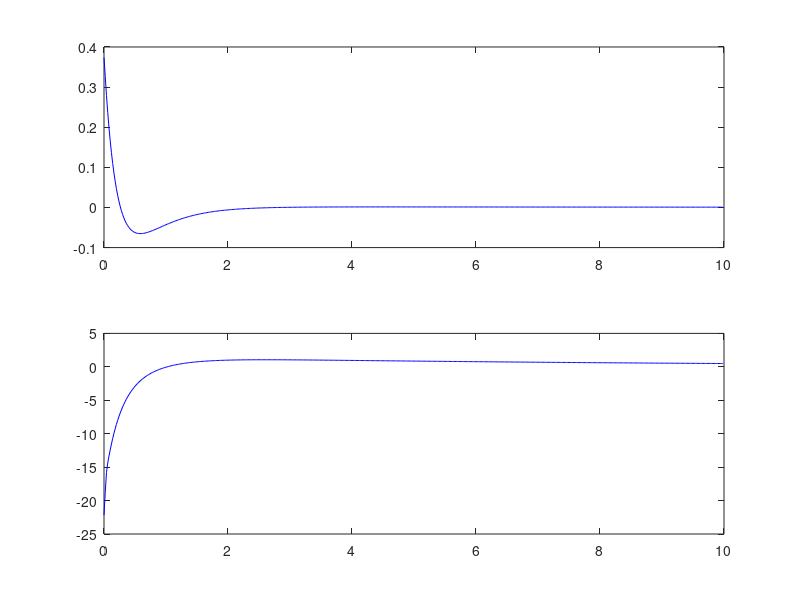

This chart was generated by the following MATLAB code:

# not a function file:
1;


function [Q, M, rk] = fullrf(A)
    #//[Q,M,rk]=fullrf(A)
    #//Full rank factorization : A=Q.M
    #//with range(Q)=range(A) and ker(M)=ker(A),
    #//Q full column rank , M full row rank
    #// rk = rank(A) = #columns(Q) = #rows(M)
    #//F.D.
    #//!
    [U,s,V]=svd(A);
    rk=rank(A);
    sq=sqrt(s);
    Q=U*sq;M=sq*V';
    Q=Q(:,1:rk);M=M(1:rk,:);
endfunction



#https://wiki.octave.org/Control_package
#https://wiki.octave.org/Category:Octave_Forge
#https://gnu-octave.github.io/packages/

clear
pkg load control
pkg load signal

#/*here the bow initialization */
#    //global g;
    g=9.81;
#    //disp(g,"g=");

#    //global Ra;
    Ra=0.3;
#    //disp(Ra, "Ra=")

#    //global La;
    La=18e-3;
#    //disp(La, "La=")

#    //global km;
    km=2.518;
#    //disp(km, "km=")

#    global ku;
    ku=2.093;
#    //disp(ku, "ku=")

#    global rw;
    rw=0.27;
#    //disp(rw, "rw=")

    mwheel = 6.6; #//mass of wheel [kg]
    Town = 87.5; #///* ms */                                     /* time of speedup w/o load*/
    mload = 1.08; #///* kg */                                    /* mass of load (tried to be a equally divided around the circle) */
    Tload = 110; #///* ms */                                     /* time of speedup w/ load */
#    global Iw;
    Iw = Town * ((mload * rw^2) / (Tload - Town));     # /* inertia of wheel */
#    //disp(Iw,"Iw=")


    Tm=(Iw*3*Ra)/(km*ku);

    Te=(La)/(3*Ra);

#    global rv;
    rv=2.3e-3;
#    //disp(rv, "rv=")


#    global mb;
    mb=0.203;
#    //disp(mb, "mb=")


#    //radius of ball as a sphere
#    global rbf;
    rbf=30e-3;
#    //disp(rbf, "rbf=")

#    //radius of circle of ball ON EDGE
#    global rb;
    edge=30e-3;
    rb=sqrt(rbf^2-(edge/2)^2);
#    //disp(rb, "rb=")

#    global Ib;
    Ib=(2/5) * mb * rbf^2;
#    //disp(Ib, "Ib=")


#//**************************************************************
#//PI controller design
#//**************************************************************
#//the motor a PIT1 system
#//s=poly(0,'s');
#//Big_gamma = km/(ku*km+Ra*rv);
#//A_motor=(1/(Ra+L*s)*km*1/(Iw*s));
#//B_motor=ku;
#//W_motor=syslin('c', (A_motor)/(1+A_motor*B_motor));
#//bode(W_motor);
#//clf;nyquist(W_motor);

#//s=poly(0,'s')
#//G=syslin('c', (1/km)/(Tm*Te*s^2+Tm*s+1))
#//show_margins(G)
#//bode(G)
#//K_PID_DCmotorLoad=0.6351
#//Ti_PID_DCmotorLoad=0.01

#//**************************************************************
#//BoW system - space state equations
#//**************************************************************
#//the system below calculated with Maxima --> file: Bow.mc
nev=(Ib*Iw+mb*rb^2*Iw+mb*rw^2*Ib);
alfaw=(Ib*rw*mb*g)/nev;
betaw=(Ib+mb*rb^2)*(ku*km+rv*Ra)/(Ra*nev);
gammaw=km*(Ib+mb*rb^2)/(Ra*nev);
alfa2=(Iw*rb^2+Ib*rw^2)/((rw+rb)*nev);
beta2=(Ib*rw*(ku*km+rv*Ra))/(Ra*(rw+rb)*nev);
gamma2=(Ib*rw*km)/(Ra*(rw+rb)*nev);

disp("------- continous --------");

A=[-betaw, 0, alfaw;
-beta2, 0, alfa2;
0, 1, 0];

B=[gammaw; gamma2; 0];

C = [0, 0, 1;];

D = [0;];
disp("A")
disp(A);
disp("B")
disp(B);
disp("C")
disp(C);
disp("D")
disp(D);


#// Check contollability
AB = [B, A*B, A*A*B;];
disp("AB")
disp(AB);

rAB=rank(AB);
disp("rank AB")
disp(rAB);

eAB=eig(AB);#spec(AB);
disp("eigen AB")
disp(eAB);

BoW_ss = ss(A,B,C,D);
disp("BoW_ss");
disp(BoW_ss);
BoW_tf = ss2tf(BoW_ss);
disp("BoW_tf");
disp(BoW_tf);
#//disp(BoW_tf_manual); //checking both tf equal
#//scf(1); clf(1);
#//bode(BoW_tf)
#//scf(2); clf(2);
#//nyquist(BoW_tf);
#//scf(3); clf(3);
#//plzr(BoW_tf);
#//zpk(BoW_tf);

disp("------- discrete --------");
Ts=0.02;
disp("Ts");
disp(Ts);
BoW_ssd=c2d(BoW_ss, Ts);
F=BoW_ssd.a;
g=BoW_ssd.b;
c=BoW_ssd.c;
d=BoW_ssd.d;
disp("Bow_ssd");
display(BoW_ssd);
disp("F");
disp(F);
disp("g");
disp(g);
disp("c");
disp(c);
disp("d");
disp(d);


#/*
#F=ppol(A,B,[-1,-1,-1]);
#spec(A-B*F);
#BoW_ssF = syslin('c', A-B*F,B,C);
#BoW_tfF = ss2tf(BoW_ssF);
#scf(11); clf(11);
#bode(BoW_tfF);
#scf(12); clf(12);
#nyquist(BoW_tfF)
#scf(13); clf(13);
#plzr(BoW_tfF);
#zpk(BoW_tfF);
#*/


disp("------- LQ reglator --------");

#//**************************************************************
#// LQ project --> K
#//**************************************************************
#//the system below calculated with Maxima --> file: Bow.mc

#//omegaw suly
q1 = 0.009118906527810399;
#//q1 = 1

#//omega2 suly
q2 = 0.0914991210900477;
#//q2 = 1

#//fi2 suly
q3 = 131.3122540004697;
#//q3 = 1

#//Uk suly
R = 0.25;
#//R = 1

Q = diag([q1, q2,q3]);
Big = blkdiag(Q,R);             #  //create big common Q R matrix
#// Now we calculate C1 and D12
nstates = 3;
#// full rank factirazition : egy matrixot tobb matrix szorzatara bontok: a tenyezok rangja azonos legyen az eredeti matrix rangjaval
# https://www.mathworks.com/matlabcentral/fileexchange/19197-full-rank-factorization
[w,wp] = fullrf(Big);
C1=wp(:,1:nstates); #// kivalasztjuk az osszes sort es az 1->nstates oszlopokat
#D12=wp(:,$:$);   #//[C1,D12]'*[C1,D12]=Big //$ means last element: mindegyik sor utolso eleme-->oszlop matrix
D12=wp(:,end);   #//[C1,D12]'*[C1,D12]=Big //$ means last element: mindegyik sor utolso eleme-->oszlop matrix

disp("A");
disp(A);
disp("B");
disp(B);
disp("C1");
disp(C1);
disp("D12");
disp(D12);

#P = syslin('c',A,B,C1,D12);   #   // The plant (continuous-time)
P = ss(A,B,C1,D12);   #   // The plant (continuous-time)
disp("P");
display(P);
[K,X] = lqr(P, Q, R);
disp("K");
disp(K);
disp("X");
disp(X);

#spec(A+B*K);                   #                  // check stability
eABK=eig(A+B*K);                   #                  // check stability
disp("eABK");
disp(eABK);

#Pd = syslin('d',F,g,C1,D12);    # // The plant (continuous-time)
Pd = ss(F,g,C1,D12, Ts);    # // The plant (continuous-time)
disp("Pd");
display(Pd);
[Kd,Xd] = lqr(Pd, Q, R);
Kd=-Kd;
disp("Kd");
disp(Kd);
disp("Xd");
disp(Xd);
eABKd=eig(F+g*Kd);                    #                        // check stability
disp("eABKd");
disp(eABKd);


disp("---------- estimator ---------");
#//**************************************************************
#// estimator discrete
#//**************************************************************
#//same LQ metode and q used

FT = F';
disp("FT");
disp(FT);

cT = c';
disp("cT");
disp(cT);

FTcT = [cT, FT * cT, FT *FT * cT];
disp("FTcT");
disp(FTcT);

rFTcT=rank(FTcT);
disp("rFTcT");
disp(rFTcT);

eFTcT=eig(FTcT);
disp("eFTcT");
disp(eFTcT);


#// LQ project for estimator
#//Q = diag([131.3122540004697,2.05175396875734,0.009118906527810399])           // comes from maxima
#//R = 0.25

#Big_est = sysdiag(Q,R);           #       //create big common Q R matrix
Big_est = blkdiag(Q,R);           #       //create big common Q R matrix
#// Now we calculate C1 and D12
#//nstates = 3;
#// full rank factirazition : egy matrixot tobb matrix szorzatara bontok: a tenyezok rangja azonos legyen az eredeti matrix rangjaval
[w_est, wp_est] = fullrf(Big_est);
c1_est = wp_est(:,1:nstates); #// kivalasztjuk az osszes sort es az 1->nstates oszlopokat
d12_est = wp_est(:,end);   #//[C1,D12]'*[C1,D12]=Big //$ means last element: mindegyik sor utolso eleme-->oszlop matrix

disp("FT");
disp(FT);
disp("cT");
disp(cT);
disp("c1_est");
disp(c1_est);
disp("d12_est");
disp(d12_est);
P_est = ss(FT,cT,c1_est, d12_est, Ts);     #  // The plant (continuous-time)
display(P_est);
[K_estd,X_estd] = lqr(P_est, Q, R);
K_estd=-K_estd;
disp("K_estd");
disp(K_estd);
disp("X_estd");
disp(X_estd);

eFTcTKestd=eig(FT+cT*K_estd);                             #         // check stability
disp("eFTcTKestd");
disp(eFTcTKestd);

disp("---- estiamtor in feedback ----");
Gd = -K_estd';
Fd = F - Gd * c;
Hd = g;
disp("Gd");
disp(Gd);
disp("Fd");
disp(Fd);
disp("Hd");
disp(Hd);



#/* sensor look up table ADC/degree */
#//https://groups.google.com/g/comp.soft-sys.math.scilab/c/_hUrV8ncBUQ?pli=1
#//->xy=[1 1;2 2;3 3];
#//>save('ff',xy)
#//Volt       mm   adc
#//2,30 1,56  91   86   --> 1.0581
#//2,91 4,28  205  159  --> 1.2893
#//4,08 6,07  296  220  --> 1.3409

#/* ---------- EOF bow ini ----------------------------------- */

x = [0;#ww
  0;#w2
  0.4];#fi2
u = 0;
sum_zn1=[0;0;0];
i=0;
while i<500
   i=i+1;
   disp(i)

   #controller
   #u=Kd*x;

   #controller+estimator
   sum_zn1=Fd*sum_zn1+Gd*x(3)+Hd*u;
   u=Kd*sum_zn1;
   if(u>24)
       u=24;
   end
   if(u<-24)
       u=-24;
   end
   disp("u")
   disp(u)


   xp=F*x+g*u;
   x=xp;
   disp("x")
   disp(x)
   #y=C*x+D*u;
   #disp("y")
   #disp(y)

  meas.values(i,1)=x(3);
  meas.values(i,2)=u;
  meas.time(i,1)=(i-1)*0.02;
endwhile

subplot(2,1,1)
plot(meas.time, meas.values(1:end,1),'b');
hold on;
subplot(2,1,2)
plot(meas.time, meas.values(1:end,2),'b');
#waitfor(10000)
pause(20)
#measAll=[meas.time meas.values];
#csvwrite('./meas4_values.csv',meas.values)
#csvwrite('./meas4_time.csv',meas.time)
#csvwrite('./mAll.csv',measAll)


#{

fdin=-1;
position=1;
motor=1;
motor_last=1;
positionStr="000\n";
i=0;
j=0;

while(1) #1
  positionStr="255";
 # two=2;
 #while(two)
  while(fdin < 0) #2
    #disp(':');
    fdin = fopen ("./tmp/bow_pos", "r");
    if(fdin != -1)
      if((result = fgetl (fdin))  != -1)
	positionStr = sprintf("%s",result);
        fclose(fdin);
        #fflush(fdin);
        delete("./tmp/bow_pos");
        #disp(";");
      endif
      #disp(".")
     endif
    #disp("positionstr");
    #disp(positionStr);
    position=str2num(positionStr);
  endwhile
  fdin=-1;

  #disp("position");
  #disp(position);
  #if(position ==  motor-1)
   if((position != motor-1) && (motor != 1 ))
   disp("cnt error");
   j=j+1;
   disp(i);
   disp(j);
   disp(position);
   disp(motor);
   disp("---");
   #position=motor-1;
   error=1;
  # two=0;
  else
  # two=two-1;
   error=0;
  endif
  #motor = position+1;
 #endwhile

  pause(0.0008);


 #if(error==0)
  motor=motor+1;

  if((motor>250) || (motor < 1))
   motor = 1;
  endif
  #disp("motor: ");
  #disp(motor);
  motorStr=sprintf("%03ui\n",motor);

  fdout=fopen("./tmp/bow_motor", "w+");
  fputs(fdout,motorStr);
  fclose(fdout);
  #fflush(fdout);
 #endif

 i=i+1;
 #disp(i);
 #disp("--loop end--");

endwhile #2

#}
